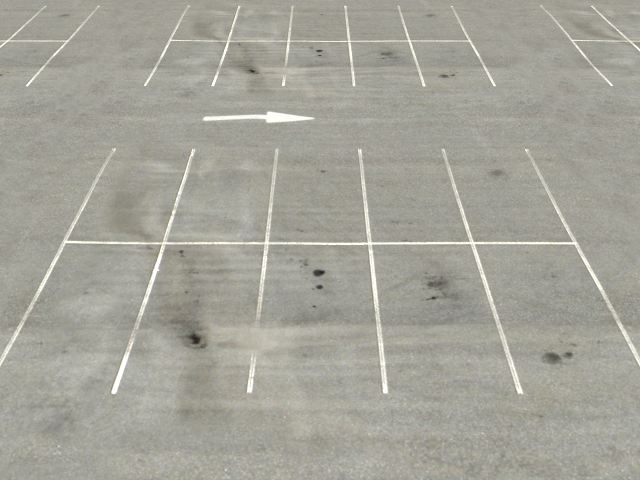
#> input picture Tekrar/line.png, 640 x 480 px
$ python Cizgi1.py
#> lines starting #> are read from the running program, lines starting #| are printed output that depends on the picture; after the words box and inside, x2 and y2 are one past the last pixel; in counts of white or black regions, pixels touching at a corner belong together
# Hough Line Transform Resimden Çizgi Tespiti
import cv2
import numpy as np

img = cv2.imread("line.png")
#> img is the input picture: shape (480, 640, 3); mean B, G, R 153.2, 163.3, 164.3
gri = cv2.cvtColor(img, cv2.COLOR_BGR2GRAY)
kenar = cv2.Canny(gri, 150, 200)
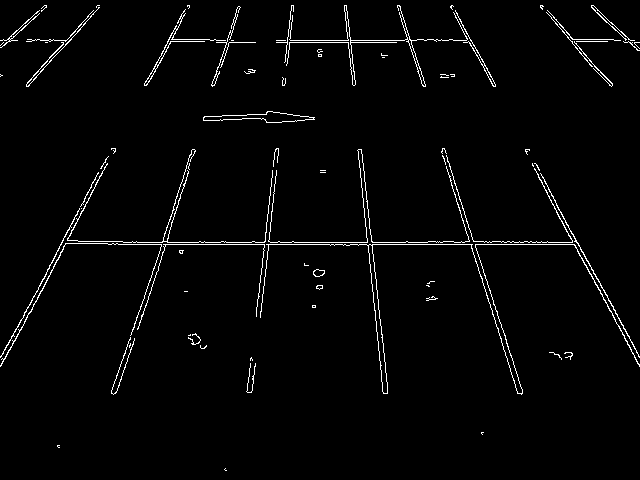
#> kenar: shape (480, 640); 2.3% white in thin lines or dots

cizgi = cv2.HoughLinesP(kenar, 1, np.pi/180, 50)
#> cizgi = 312 rows, first 6: [163, 244, 264, 244], [294, 242, 367, 242], [276, 40, 285, 40], [45, 42, 47, 42], [350, 42, 396, 42], [378, 301, 379, 318]
print(cizgi)
#> (printed output is left out)

for i in cizgi:
    x1, y1, x2, y2 = i[0]
    cv2.line(img, (x1, y1), (x2, y2), (255, 0, 0), 3)
#> this loop made 312 passes
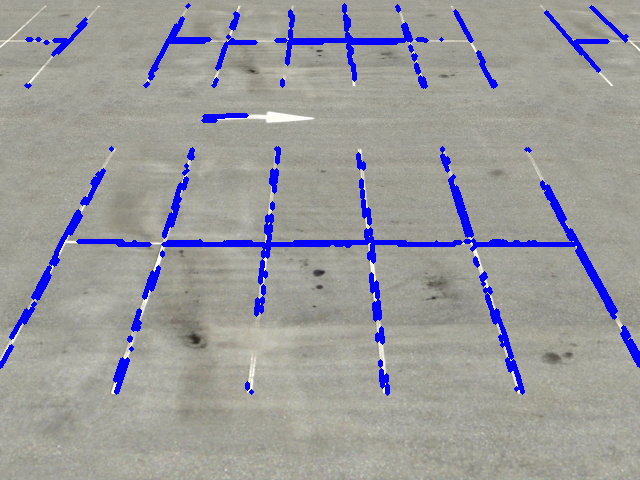
#> img: shape (480, 640, 3); 5.23% of pixels changed, all inside (x1, y1, x2, y2) = (0, 3, 640, 396)

cv2.imshow("cizgi", img)
cv2.waitKey(0)
cv2.destroyAllWindows()
